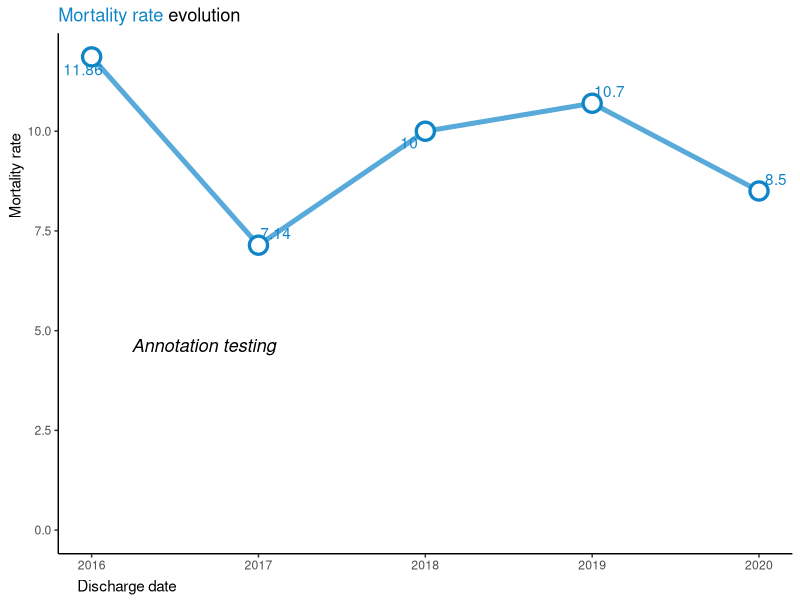
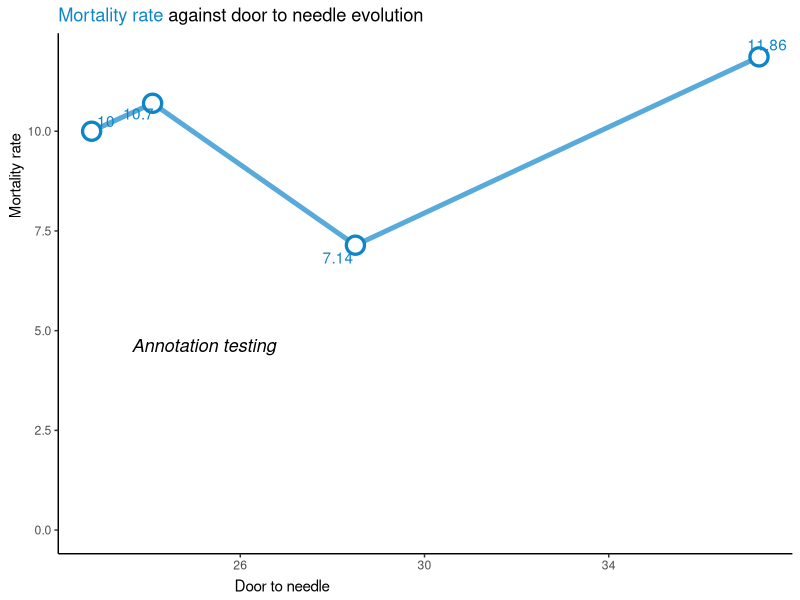
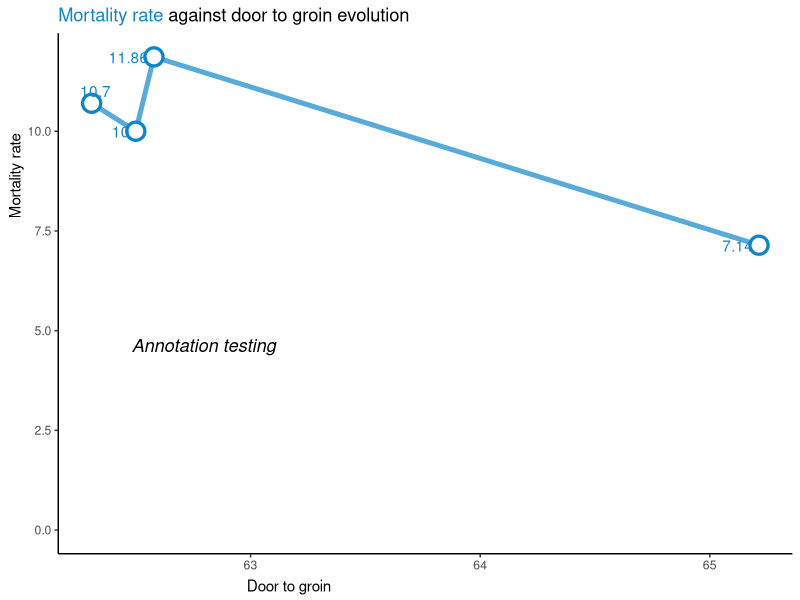
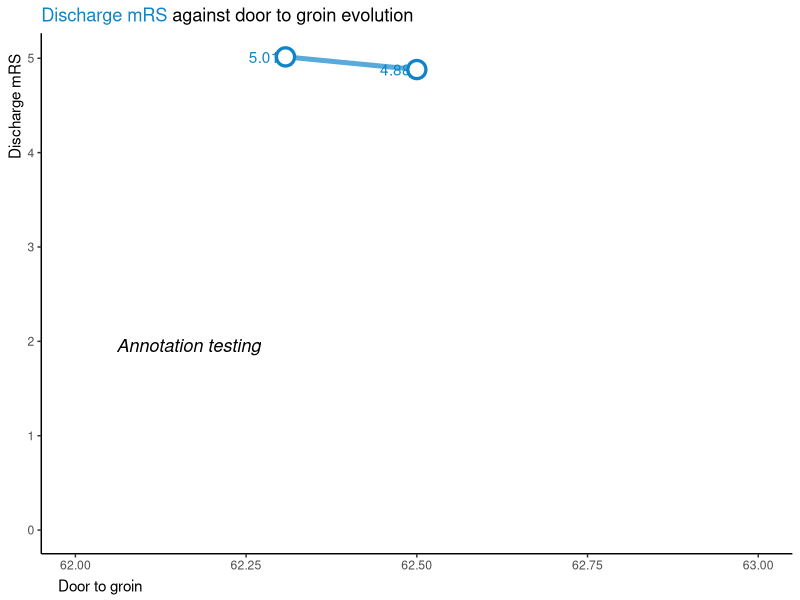
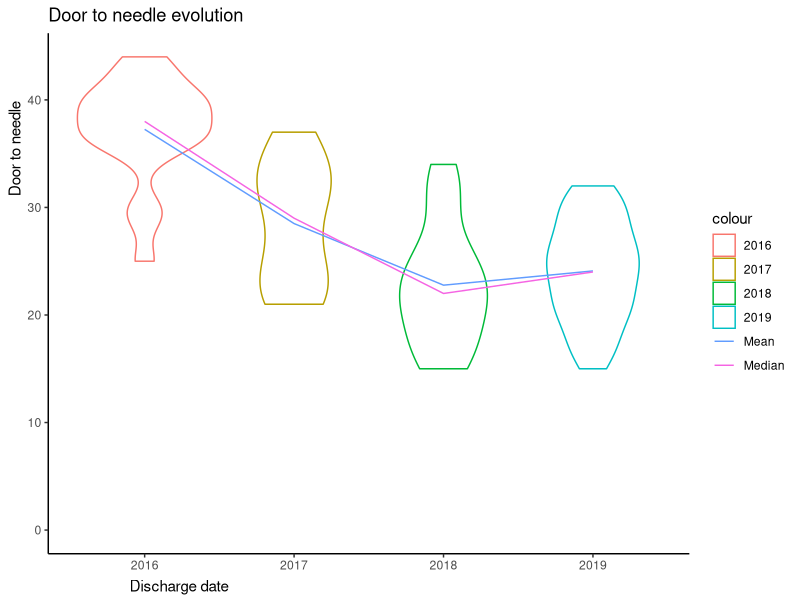
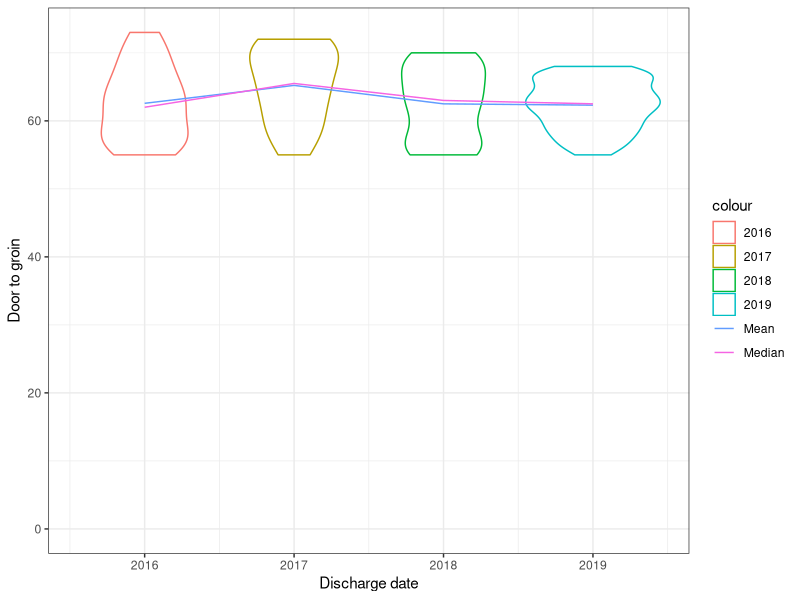
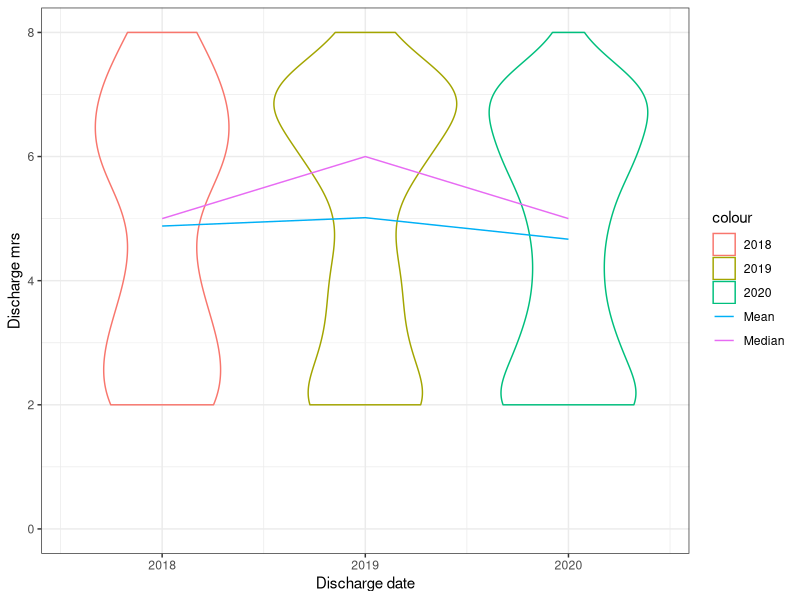

The R script that drew these images, in order:
## ---- chunk 1
knitr::opts_chunk$set(echo = TRUE)
library(readxl)
library(tidyverse)
library(tibble)
library(skimr)
library(magrittr)
library(purrr)
library(ggtext)
library(grid)
library(ggrepel)
## ---- chunk 2
#loading resq dataset
resq_data <- read_excel("resq-raw-data/sample_hospital.xlsx")

#checking what rows that include NA values
resq_data %>%
  summarise_all(funs(sum(is.na(.)))) %>%
  pivot_longer(everything()) %>%
  filter(value > 0)

#replacing NA's with zero's
resq_data %<>%
  replace(is.na(.), 99)

#just checking if nihss_score actually is numeric - stated as a text in resq data legend tab in excel
class(resq_data$nihss_score)

#creating tribbles for each variable/legend
trib_department_type<-tribble(
~department_type, ~DeptTypeStr, 
  1, "neurology",  
  2, "neurosurgery", 
  3, "anesthesiology/resusccitation/critical care department",  
  4, "internal medicine", 
  5, "geriatrics",  
  6,  "other",
  99, "Unknown",
) 

trib_hosp_in<-tribble(
  ~hospitalized_in, ~HospInStr,
  1, "Stroke unit/ICU",
  2, "Other monitored bed (telemetry)",
  3, "Standard bed",
  99, "Not applicable",
)

trib_stroke_type<-tribble(
  ~stroke_type, ~StrokeTypeStr,
  1, "Ischemic Stroke",
  2, "Intracerebral hemorrhage",
  3, "Transient ischemic attack - TIA",
  4, "Subarachnoid hemorrhage",
  5, "Cerebral venous thrombosis",
  6, "Undetermined",
  99, "Not applicable",
)

trib_NIHSS<-tribble(
  ~nihss, ~NIHSSStr,
  1, "Not performed",
  2, "Performed", 
  3, "Not known",
  99, "Unknown",
)

trib_CT_MRI<-tribble(
  ~ct_mri, ~CTMRIStr,
  1, "Not performed",
  2, "Performed",
  3, "Not known",
  99, "Not applicable",
)

trib_CT_Time<-tribble(
  ~ct_time, ~ctTimeStr,
  1, "Within 1 hour after admission",
  2, "Later than 1 hour after admission",
  99, "Not applicable",
)

trib_recanalization_procedures<-tribble(
  ~recanalization_procedures, ~RecanProcStr,
  1, "Not done - primary centre / comprehensive centre",
  2, "IV tPa - primary centre / comprehensive centre",
  3, "IV tPa + endovascular treatment - comprehensive centre",
  4, "Endovascular treatment alone - comprehensive centre",
  5, "IV tPa + referred to another centre for endovascular treatment - primary centre",
  6, "Referred to another centre for endovascular treatment - primary centre",
  7, "Patient referred to another centre for endovascular treatment and hospitalization continues at the referred to centre - comprehensive centre",
  8, "Patient referred for endovascular treatment and patient is returned to the initial centre - comprehensive centre",
  9, "Patient was returned to the initial centre after recanalization procedures were performed at another centre", 
  99, "Not applicable",
)

trib_dysphagia_screening<-tribble(
  ~dysphagia_screening, ~DysphagiaStr,
  1, "Yes/Guss test",
  2, "Yes/other test",
  3, "Was performed at another center",
  4, "No",
  5, "Patient could not be tested (intubated)",
  6, "Not known",
  99, "Not applicable",
)

trib_afib_flutter<-tribble(
  ~afib_flutter, ~AfibFlutterStr,
  1, "Known aFib", 
  2, "Newly-detected at admission",
  3, "Detected during hospilization",
  4, "Not detected",
  5, "Not known",
  99, "Not applicable",
)

trib_antithrombotics<-tribble(
  ~antithrombotics, ~AntithromboticsStr,
  1, "antiplatelets",
  2, "Vitamin K antagonist",
  3, "dabigratan",
  4, "rivaroxaban",
  5, "apixaban",
  6, "edoxaban",
  7, "LMWH or heparin in prophylactic dose",
  8, "LMWH or heparin in full anticoagulant dose",
  9, "Not prescriped\but recommended",
  10, "Nothing",
  99, "Not applicable",
)

trib_statin<-tribble(
  ~statin, ~StatinStr,
  1, "Yes",
  2, "No",
  3, "Not known",
  99, "Not applicable",
)

trib_smoking_cessation<-tribble(
  ~smoking_cessation, ~SmokingCessationStr,
  1, "Yes",
  2, "No",
  3, "Not a smoker",
  99, "Unknown",
)

trib_antihypertensive<-tribble(
  ~antihypertensive, ~AntihypertensiveStr,
  1, "Yes",
  2, "No",
  3, "Not known",
  99, "Not applicable",
)

trib_discharge_dest<-tribble(
  ~discharge_destination, ~DistDestStr,
  1, "Home",
  2, "Transferred within the same centre",
  3, "Transferred to another centre",
  4, "Social care facility",
  5, "Dead",
  99, "Not applicable",
)

trib_discharge_mrs<-tribble(
  ~discharge_mrs, ~DistMRSStr,
  1, "unknown/calculate",
  2, "0",
  3, "1",
  4, "2",
  5, "3",
  6, "4",
  7, "5",
  8, "6",
  99, "Not Applicable",
)

#getting a summary of the resq data
skim(resq_data)
summary(resq_data$department_type)

# you don't need to add trib_department_type to the left_join... 
resq_merge <- resq_data %>%
  left_join(trib_department_type, by="department_type") %>%
  left_join(trib_hosp_in, by="hospitalized_in") %>%
  left_join(trib_stroke_type, by="stroke_type") %>%
  left_join(trib_NIHSS, by="nihss") %>%
  left_join(trib_CT_MRI, by="ct_mri") %>% 
  left_join(trib_CT_Time, by="ct_time") %>%
  left_join(trib_recanalization_procedures, by="recanalization_procedures") %>%
  left_join(trib_dysphagia_screening, by="dysphagia_screening") %>%
  left_join(trib_afib_flutter, by="afib_flutter") %>% 
  left_join(trib_antithrombotics, by="antithrombotics") %>%
  left_join(trib_statin, by="statin") %>%
  left_join(trib_smoking_cessation, by="smoking_cessation") %>% 
  left_join(trib_antihypertensive, by="antihypertensive") %>% 
  left_join(trib_discharge_mrs, by="discharge_mrs") %>% 
  left_join(trib_discharge_dest, by="discharge_destination") 
  

## ---- chunk 3
resq_mort<-resq_merge %>%
  mutate(
    within30DayMort = if_else((hospital_days <= 30 & DistDestStr == "Dead"), 1, 0), 
  ) 
  
resq_mort %<>%
  dplyr::group_by(discharge_date)%>%
  mutate(
    Mortality30dMean_m = mean(within30DayMort) * 100,
    DTNMean_m = mean(replace(door_to_needle, door_to_needle==99, NA), na.rm = TRUE),
    DTNMedian_m = median(replace(door_to_needle, door_to_needle==99, NA), na.rm = TRUE),
    DTGMean_m = mean(replace(door_to_groin, door_to_groin==99, NA), na.rm = TRUE),
    DTGMedian_m = median(replace(door_to_groin, door_to_groin==99, NA), na.rm = TRUE),
    DISMRSMean_m = mean(replace(discharge_mrs, discharge_mrs==99 & 1, NA), na.rm = TRUE),
    DISMRSMedian_m = median(replace(discharge_mrs, discharge_mrs==99 & 1, NA), na.rm = TRUE),
  )


df<-resq_mort %>% 
  dplyr::group_by(discharge_date) %>% 
  summarise(
    Mortality30dMean =mean(within30DayMort) * 100, 
    DTNMean = mean(replace(door_to_needle,door_to_needle==99, NA), na.rm = TRUE),
    DTNMedian = median(replace(door_to_needle, door_to_needle==99, NA), na.rm = TRUE),
    DTGMean = mean(replace(door_to_groin, door_to_groin==99, NA), na.rm = TRUE),
    DTGMedian = median(replace(door_to_groin, door_to_groin==99, NA), na.rm = TRUE),
    DISMRSMean = mean(replace(discharge_mrs, discharge_mrs==99 & 1, NA), na.rm = TRUE),
    DISMRSMedian = median(replace(discharge_mrs, discharge_mrs==99 & 1, NA), na.rm = TRUE),)


# THERE IS NO DTN/DTG DATA IN 2020, IT IS EMPTY IN RAW DATA AS WELL

########## TREND LINES ########## 

testText <- grobTree(textGrob("Annotation testing", x=0.10, y=0.40, hjust=0, gp=gpar(col="black", fontsize=13, fontface="italic")))

p_trend_mort <- ggplot(df[df$discharge_date<2201,], 
aes(x = discharge_date, y = Mortality30dMean)) + 
  geom_line(color="#0F85C8", alpha=.7, size=1.7) + 
  geom_point(shape = 21, color = "#0F85C8", fill = "white", size = 5, stroke = 1.7) + 
  theme_classic() + 
  ylab("Mortality rate") +
  xlab("Discharge date") +
  expand_limits(y=0) +
  labs(
    title = "<span style = 'color: #0F85C8;'> Mortality rate</span> evolution"
  ) +
  theme(
    plot.title = element_markdown(),
    axis.title.x = element_text(hjust=0.03, vjust=0.2),
    axis.title.y = element_text(hjust=0.77, vjust=0.77),
    plot.caption = element_text(hjust=0, size=6),
    ) +
  annotation_custom(testText) + 
  geom_text_repel(aes(label=round(Mortality30dMean, digits=2)), color = "#0F85C8")

p_trend_mort 

p_mort_vs_DTN <- ggplot(df, 
aes(y = Mortality30dMean, x = DTNMean)) + 
  geom_line(color="#0F85C8", alpha=.7, size=1.7) + 
  geom_point(shape = 21, color = "#0F85C8", fill = "white", size = 5, stroke = 1.7) + 
  theme_classic() +
  ylab("Mortality rate") + 
  xlab("Door to needle") +
  expand_limits(y=0) +
    labs(
    title = "<span style = 'color: #0F85C8;'>Mortality rate</span> against door to needle evolution"
  ) +
  theme(
    plot.title = element_markdown(),
    axis.title.x = element_text(hjust=0.2758, vjust=0.2),
    axis.title.y = element_text(hjust=0.77, vjust=0.77),
    plot.caption = element_text(hjust=0, size=6),
    ) +
  annotation_custom(testText) + geom_text_repel(aes(label=round(Mortality30dMean, digits=2)), color = "#0F85C8" ) 

p_mort_vs_DTN 

p_mort_vs_DTG <- ggplot(df, 
aes(y = Mortality30dMean, x = DTGMean)) + 
  geom_line(color="#0F85C8", alpha=.7, size=1.7) + 
  geom_point(shape = 21, color = "#0F85C8", fill = "white", size = 5, stroke = 1.7) +
  theme_classic() +
  ylab("Mortality rate") + 
  xlab("Door to groin") +
  expand_limits(y=0) +
  geom_text_repel(aes(label=round(Mortality30dMean, digits=2)), hjust = 0, color = "#0F85C8" ) +
    labs(
    title = "<span style = 'color: #0F85C8;'>Mortality rate</span> against door to groin evolution"
  ) +
  theme(
    plot.title = element_markdown(),
    axis.title.x = element_text(hjust=0.29, vjust=0.2),
    axis.title.y = element_text(hjust=0.77, vjust=0.77),
    plot.caption = element_text(hjust=0, size=6),
    ) +
  annotation_custom(testText)

p_mort_vs_DTG

p_mRS_vs_DTG <- ggplot(df, 
aes(y = DISMRSMean, x = DTGMean)) + 
  geom_line(color="#0F85C8", alpha=.7, size=1.7) + 
  geom_point(shape = 21, color = "#0F85C8", fill = "white", size = 5, stroke = 1.7) +
  theme_classic() +
  ylab("Discharge mRS") + 
  xlab("Door to groin") +
  expand_limits(y=0) +
  xlim(62, 63) +
  geom_text_repel(aes(label=round(DISMRSMean, digits=2)), hjust = 0, color = "#0F85C8" ) +
    labs(
    title = "<span style = 'color: #0F85C8;'>Discharge mRS</span> against door to groin evolution"
  ) +
  theme(
    plot.title = element_markdown(),
    axis.title.x = element_text(hjust=0.025, vjust=0.2),
    axis.title.y = element_text(hjust=0.95, vjust=0.77),
    plot.caption = element_text(hjust=0, size=6),
    ) +
  annotation_custom(testText)

p_mRS_vs_DTG

p_violin_DTN <- ggplot(resq_mort[resq_mort$door_to_needle<99 & resq_mort$discharge_date<2201,], 
aes(x = discharge_date, y = DTNMean_m, color="Mean")) + 
  geom_violin(aes(x = discharge_date, y = door_to_needle, color=as.factor(discharge_date)), alpha=.4) +
  geom_line() +
  geom_line(aes(y = DTNMedian_m, color = "Median")) +
  theme_classic() + 
  ylab("Door to needle") +
  xlab("Discharge date") +
  expand_limits(y=0) +
  ggtitle("Door to needle evolution") +
  theme(
    axis.title.x = element_text(hjust=0.15, vjust=0.2),
    axis.title.y = element_text(hjust=0.84, vjust=0.8),
    plot.caption = element_text(hjust = 0, size = 6),
    )

p_violin_DTN

p_violin_DTG <- ggplot(resq_mort[resq_mort$door_to_groin<99 & resq_mort$discharge_date<2201,], 
aes(x = discharge_date, y = DTGMean_m, color="Mean")) + 
  geom_violin(aes(x = discharge_date, y = door_to_groin, color=as.factor(discharge_date)), alpha=.4) +
  geom_line() + 
  geom_line(aes(y = DTGMedian_m, color = "Median")) +
  theme_bw() + 
  ylab("Door to groin") +
  xlab("Discharge date") +
  expand_limits(y=0)

p_violin_DTG

p_violin_dismrs <- ggplot(resq_mort[resq_mort$discharge_mrs<99 & resq_mort$discharge_date<2201,], 
aes(x = discharge_date, y = DISMRSMean_m, color="Mean")) + 
  geom_violin(aes(x = discharge_date, y = discharge_mrs, color=as.factor(discharge_date)), alpha=.4) +
  geom_line() + 
  geom_line(aes(y = DISMRSMedian_m, color = "Median")) +
  theme_bw() + 
  ylab("Discharge mrs") +
  xlab("Discharge date") +
  expand_limits(y=0)

p_violin_dismrs



########## MAYBE USEFUL IDK? ########## 
# p_dtn <- ggplot(resq_mort[resq_mort$door_to_needle<99 & resq_mort$discharge_date<2201 & resq_mort$discharge_date>2017,], aes(x = door_to_needle, y = Mortality30dMean, color=as.factor(discharge_date))) +
#   geom_boxplot() + 
#   geom_jitter(alpha=.4) + 
#   geom_point(aes(x=DTNMean), size = 4) + 
#   theme_bw() 
# 
# p_dtn
# 
# p_dtg <- ggplot(resq_mort[resq_mort$door_to_groin<99 & resq_mort$discharge_date<2201,], aes(x = Mortality30dMean, y = door_to_groin, color=as.factor(discharge_date))) + 
#   geom_boxplot() + 
#   geom_jitter() + 
#   theme_bw()
# 
# p_dtg
# 
# #NIHSS score is not really a KPI though
# p_nihss_score_jitter <- ggplot(resq_mort[resq_mort$nihss_score<99 & resq_mort$discharge_date<2201,], aes(x = Mortality30dMean, y = nihss_score, color=as.factor(discharge_date))) + 
#   geom_violin() + 
#   geom_jitter() + 
#   theme_bw()
# 
# p_nihss_score_jitter
# 
# p_nihss_score <- ggplot(resq_mort[resq_mort$nihss_score<99 & resq_mort$discharge_date<2201,], aes(x = Mortality30dMean, y = nihss_score, color=as.factor(discharge_date))) + 
#   geom_violin() + 
#   theme_bw()
# 
# p_nihss_score
# 
# #this might have way too many dots to show. decreases readability
# p_dis_mrs_jitter <- ggplot(resq_mort[resq_mort$discharge_mrs>1 & resq_mort$discharge_mrs<99 & resq_mort$discharge_date<2201,], aes(x = Mortality30dMean, y = discharge_mrs, color=as.factor(discharge_date))) +
#   geom_violin() + 
#   geom_jitter() + 
#   theme_bw()
# 
# p_dis_mrs_jitter
# 
# p_dis_mrs <- ggplot(resq_mort[resq_mort$discharge_mrs>1 & resq_mort$discharge_mrs<99 & resq_mort$discharge_date<2201,], aes(x = Mortality30dMean, y = discharge_mrs, color=as.factor(discharge_date))) +
#   geom_violin() + 
#   theme_bw()
# 
# p_dis_mrs
